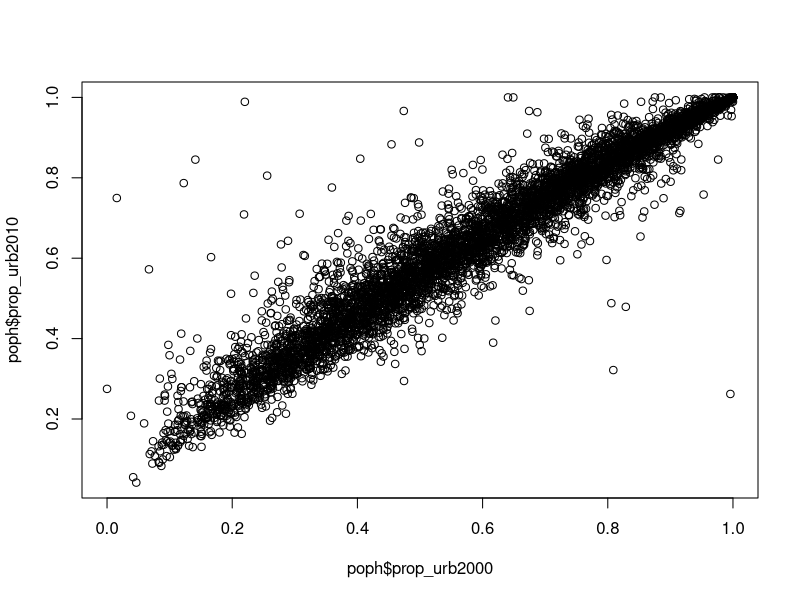
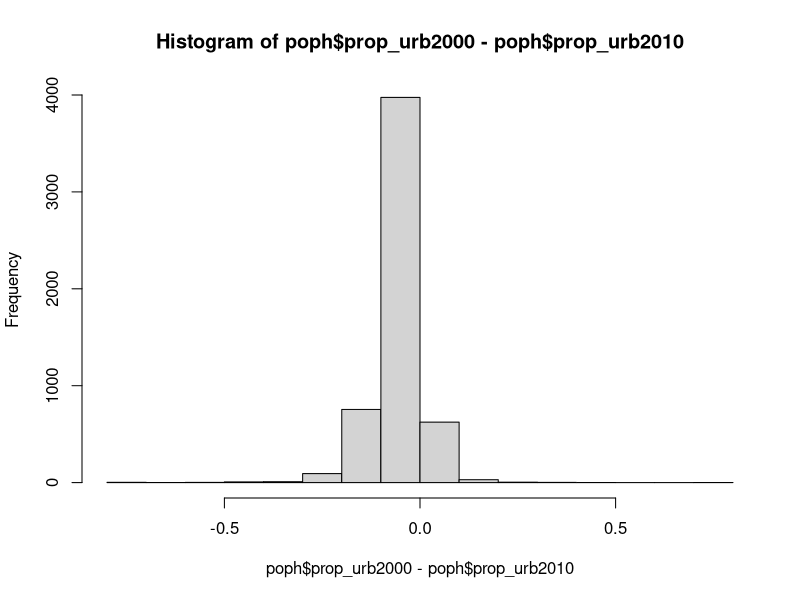

Write R code to recreate these figures, in order. (Note: this script raises an error after producing the figures.)
## population count per municipality 
##
library(tidyverse)
library(stringr)

# urban and rural counts are only available from the census 
# source: datasus

### census 2000
pop2000 <- read.csv("aux-data/population/pop-residente-mun-zona-2000.csv")
dim(pop2000)
head(pop2000)
pop2000$geocode <- as.numeric(str_sub(pop2000$Municipality, 1, 6))
pop2000$municipio <- str_sub(pop2000$Municipality, 8, str_length(pop2000$Municipality))
pop2000 <- pop2000 %>%
  mutate(Urbana = as.numeric(Urbana),
         Rural = as.numeric(Rural))

# format horizontal 
pop2000h <- pop2000[, c(5,6,2,3,4)] %>%
  rename(urb = Urbana,
         rur = Rural,
         tot = Total) %>%
  mutate(rur = ifelse(is.na(rur), 0, rur),
         urb = ifelse(is.na(urb), 0, urb)) %>%
  mutate(prop_urb = urb/tot,
         prop_rur = rur/tot,
         year = 2000)
head(pop2000h)
summary(pop2000h)
dim(pop2000h)

### census 2010
pop2010 <- read.csv("aux-data/population/pop-residente-mun-zona-2010.csv")
dim(pop2010)
head(pop2010)
pop2010$geocode <- as.numeric(str_sub(pop2010$Municipio, 1, 6))
pop2010$municipio <- str_sub(pop2010$Municipio, 8, str_length(pop2010$Municipio))
pop2010 <- pop2010 %>%
  mutate(Rural = as.numeric(Rural))

# format horizontal 
pop2010h <- pop2010[, c(5,6,2,3,4)] %>%
  rename(urb = Urbana,
         rur = Rural,
         tot = Total) %>%
  mutate(rur = ifelse(is.na(rur), 0, rur),
         urb = ifelse(is.na(urb), 0, urb)) %>%
  mutate(prop_urb = urb/tot,
         prop_rur = rur/tot,
         year = 2010)
head(pop2010h)
summary(pop2010h)
dim(pop2010h)

## merge

poph <- pop2000h %>%
  right_join(pop2010h[, c(1, 3:8)], by = "geocode", suffix = c("2000","2010"))

summary(poph)
plot(poph$prop_urb2000, poph$prop_urb2010)
hist(poph$prop_urb2000 - poph$prop_urb2010)


## estimated pop count, 2006 e 2017, from IBGE
pop2006 <- read.csv("aux-data/population/pop-estimada-2006-mun.csv")
pop2017 <- read.csv("aux-data/population/pop-estimada-2017-mun.csv")

pop2006$geocode <- as.numeric(str_sub(pop2006$Municipio, 1, 6))
pop2006$municipio <- str_sub(pop2006$Municipio, 8, 
                             str_length(pop2006$Municipio)) 

pop2006 <- pop2006[, 2:4] %>%
  rename(pop_estimated2006 = Populacao_estimada)

summary(pop2017)
head(pop2017)
pop2017$geocode <- as.numeric(str_sub(pop2017$Municipio, 1, 6))
pop2017$municipio <- str_sub(pop2017$Municipio, 8, 
                             str_length(pop2017$Municipio))

pop2017 <- pop2017[, 2:4] %>%
  rename(pop_estimated2017 = Populacaoestimada)

# merging
poph <- poph %>%
  right_join(pop2006[, 1:2], by = "geocode")

poph <- poph %>%
  right_join(pop2017[, 1:2], by = "geocode")

head(poph)
dim(poph)

## estimating urb and rural pop in 2006 and 2017
## using 2010's ratio urb-rur , mid-period.

pop <- poph %>%
  mutate(urb2006e = prop_urb2010 * pop_estimated2006,
         rur2006e = pop_estimated2006 - urb2006e,
         urb2017e = prop_urb2010 * pop_estimated2017,
         rur2017e = pop_estimated2017 - urb2017e)

head(pop)

summary(pop)

# filtering Amazonia legal
bla <- read.csv("aux-data/population/mun2017-AmLegal.csv")
bla$geocode <- as.numeric(str_sub(bla$Municipio, 1, 6))
bla$municipio <- str_sub(bla$Municipio, 8, 
                             str_length(bla$Municipio))
head(bla)
summary(bla)
bla$geocode7 <- sapply(bla$geocode, function(x) sevendigitgeocode(x))

popbla <- bla %>%
  left_join(pop, by = "geocode")

summary(popbla)
popbla[which(is.na(popbla$pop_estimated2006)),] # Mojui dos Campos

pop <- popbla[, c(1:2,4, 6:10, 12:16, 18:23)]
write.csv(pop, file = "pop_BLA.csv", row.names = FALSE)
names(pop)

